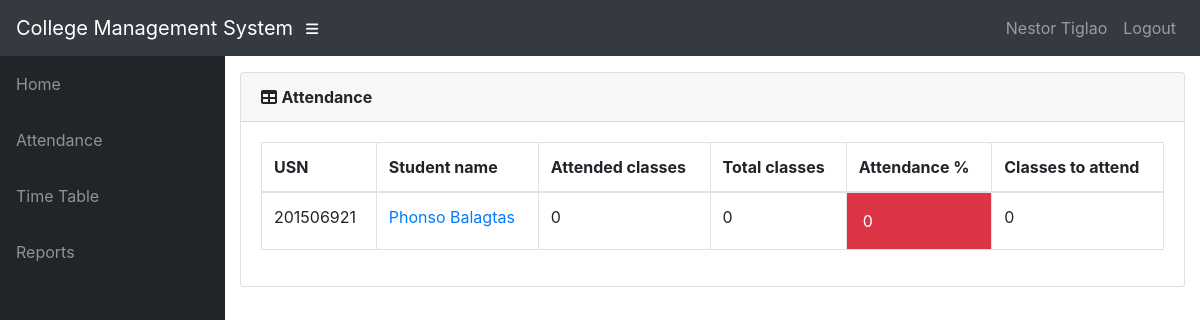
Screenshot of /teacher/1/Students/attendance/ (signed in) with the database file from the repository.
### info/models.py (models this page shows, shortened)
class User(AbstractUser):
    @property
    def is_student(self):
        if hasattr(self, 'student'):
            return True
        return False
    @property
    def is_teacher(self):
        if hasattr(self, 'teacher'):
            return True
        return False

class Teacher(models.Model):
    user = models.OneToOneField(User, on_delete=models.CASCADE, null=True)
    id = models.CharField(primary_key=True, max_length=100)
    dept = models.ForeignKey(Dept, on_delete=models.CASCADE, default=1)
    name = models.CharField(max_length=100)
    DOB = models.DateField(default='1980-01-01')

class AttendanceTotal(models.Model):
    course = models.ForeignKey(Course, on_delete=models.CASCADE)
    student = models.ForeignKey(Student, on_delete=models.CASCADE)
    class Meta:
        unique_together = (('student', 'course'),)
    @property
    def att_class(self):
        stud = Student.objects.get(name=self.student)
        cr = Course.objects.get(name=self.course)
        att_class = Attendance.objects.filter(course=cr, student=stud, status='True').count()
        return att_class
    @property
    def total_class(self):
        stud = Student.objects.get(name=self.student)
        cr = Course.objects.get(name=self.course)
        total_class = Attendance.objects.filter(course=cr, student=stud).count()
        return total_class
    @property
    def attendance(self):
        stud = Student.objects.get(name=self.student)
        cr = Course.objects.get(name=self.course)
        total_class = Attendance.objects.filter(course=cr, student=stud).count()
        att_class = Attendance.objects.filter(course=cr, student=stud, status='True').count()
        if total_class == 0:
            attendance = 0
        else:
            attendance = round(att_class / total_class * 100, 2)
        return attendance
    @property
    def classes_to_attend(self):
        stud = Student.objects.get(name=self.student)
        cr = Course.objects.get(name=self.course)
        total_class = Attendance.objects.filter(course=cr, student=stud).count()
        att_class = Attendance.objects.filter(course=cr, student=stud, status='True').count()
        cta = math.ceil((0.75 * total_class - att_class) / 0.25)
        if cta < 0:
            return 0
        return cta

class Student(models.Model):
    user = models.OneToOneField(User, on_delete=models.CASCADE, null=True)
    class_id = models.ForeignKey(Class, on_delete=models.CASCADE, default=1)
    USN = models.CharField(primary_key='True', max_length=9, validators=[MinLengthValidator(9), MaxLengthValidator(9)])
    name = models.CharField(max_length=200)
    DOB = models.DateField(default='1998-01-01')
    def __str__(self):
        return self.name

class Course(models.Model):
    dept = models.ForeignKey(Dept, on_delete=models.CASCADE)
    id = models.CharField(primary_key='True', max_length=50)
    name = models.CharField(max_length=50)
    shortname = models.CharField(max_length=50, default='X')
    def __str__(self):
        return self.name

### info/views.py (the view)
# urls.py: path('teacher/<int:assign_id>/Students/attendance/', views.t_student, name='t_student'),
@login_required()
def t_student(request, assign_id):
    ass = Assign.objects.get(id=assign_id)
    att_list = []
    for stud in ass.class_id.student_set.all():
        try:
            a = AttendanceTotal.objects.get(student=stud, course=ass.course)
        except AttendanceTotal.DoesNotExist:
            a = AttendanceTotal(student=stud, course=ass.course)
            a.save()
        att_list.append(a)
    return render(request, 'info/t_students.html', {'att_list': att_list})

### info/templates/info/t_students.html
{% extends 'info/base.html' %}
    {% load static %}
    {% block content %}
                  <div class="card mb-3">
            <div class="card-header">
              <i class="fas fa-table"></i>
            <b>Attendance</b></div>
            <div class="card-body">
              <div class="table-responsive">
                <table class="table table-bordered" id="dataTable" width="100%" cellspacing="0">
                  <thead>
                    <tr>
                        <th>USN</th>
                        <th>Student name</th>
                        <th>Attended classes</th>
                        <th>Total classes</th>
                        <th>Attendance %</th>
                        <th>Classes to attend</th>
                    </tr>
                  </thead>
                  <tbody>
                    {% for a in att_list %}
                    <tr>
                        <td>{{ a.student_id }}</td>
                        <td><a href="{% url 't_attendance_detail' a.student.USN a.course_id %}">{{ a.student.name }}</a></td>
                        <td>{{ a.att_class }}</td>
                        <td>{{ a.total_class }}</td>
                        {% if a.attendance < 75 %}
                            <td class="p-3 mb-2 bg-danger text-white">{{ a.attendance }}</td>
                        {% else %}
                            <td class="p-3 mb-2 bg-success text-white">{{ a.attendance }}</td>
                        {% endif %}
                        <td>{{ a.classes_to_attend }}</td>
                    </tr>
                    {% empty %}
                            <p>No students</p>
                    {% endfor %}
                  </tbody>
                </table>
              </div>
            </div>
          </div>
    {% endblock %}

### info/templates/info/base.html (shortened to what this page needs)
<!DOCTYPE html>
<html lang="en">
  <head>
      {% load static %}
    <link href="{% static '/info/bootstrap/vendor/bootstrap/css/bootstrap.min.css' %}" rel="stylesheet">
    <link href="{% static '/info/bootstrap/vendor/fontawesome-free/css/all.min.css' %}" rel="stylesheet" type="text/css">
    <link href="{% static '/info/bootstrap/vendor/datatables/dataTables.bootstrap4.css' %}" rel="stylesheet">
    <link href="{% static '/info/bootstrap/css/sb-admin.css' %}" rel="stylesheet">
  </head>
  <body id="page-top">
    <nav class="navbar navbar-expand navbar-dark bg-dark static-top">
      <a class="navbar-brand mr-1" href="{% url 'index' %}">College Management System</a>
      <button class="btn btn-link btn-sm text-white order-1 order-sm-0" id="sidebarToggle" href="#">
        <i class="fas fa-bars"></i>
      </button>
        <div class="collapse navbar-collapse" id="navbarResponsive">
          <ul class="navbar-nav ml-auto">
            <li class="nav-item">
                {% if request.user.is_student %}
                    <a class="nav-link text-capitalize">{{ request.user.student.name }}</a>
                {% elif request.user.is_teacher %}
                    <a class="nav-link text-capitalize">{{ request.user.teacher.name }}</a>
                {% endif %}
            </li>
            <li class="nav-item">
                <a class="nav-link" href="#" data-toggle="modal" data-target="#logoutModal">Logout</a>
            </li>
          </ul>
        </div>
    </nav>
    <div id="wrapper">
      <ul class="sidebar navbar-nav">
            <li class="nav-item">
              <a class="nav-link" href="{% url 'index' %}">
                <span>Home</span>
              </a>
            </li>
        {% if request.user.is_student %}
            <li class="nav-item">
              <a class="nav-link" href="{% url 'attendance' request.user.student.USN %}">
                <span>Attendance</span>
              </a>
            </li>
            <li class="nav-item">
              <a class="nav-link" href="{% url 'attendance' request.user.student.USN %}">
                <span>Attendance By Subject</span>
              </a>
            </li>
              <li class="nav-item">
              <a class="nav-link" href="{% url 'timetable' request.user.student.class_id_id %}">
                <span>Time Table</span>
              </a>
            </li>
        {% elif request.user.is_teacher %}
            <li class="nav-item">
              <a class="nav-link" href="{% url 't_clas' request.user.teacher.id 1 %}">
                <span>Attendance</span>
              </a>
            </li>
              <li class="nav-item">
              <a class="nav-link" href="{% url 't_timetable' request.user.teacher.id %}">
                <span>Time Table</span>
              </a>
            </li>
            <li class="nav-item">
              <a class="nav-link" href="{% url 't_clas' request.user.teacher.id 3 %}">
                <span>Reports</span>
              </a>
            </li>
        {% endif %}
      </ul>
      <div id="content-wrapper">
        <div class="container-fluid">
            {% block content %}
            {% endblock %}
        </div>
      </div>
    </div>
  </body>
</html>

### rows the page displays
User: user.teacher.name "Nestor Tiglao"
AttendanceTotal: student_id "201506921", student.name "Phonso Balagtas", att_class "0", total_class "0", attendance "0", classes_to_attend "0"
